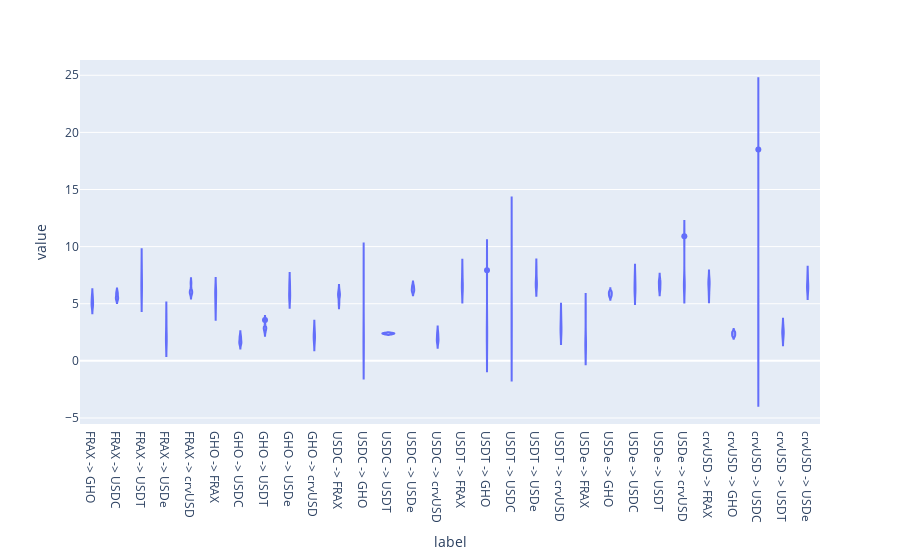

Notebook code for this chart:
### Code cell
spread_df = df.groupby(["label", "sell_amount_norm"]).agg(
    buy_amount_price_min=("buy_amount_price", "min"),
    buy_amount_price_max=("buy_amount_price", "max"),
    min_buy_amount_price_min=("min_buy_amount_price", "min"),
    min_buy_amount_price_max=("min_buy_amount_price", "max"),
)
spread_df["buy_amount_spread_bps"] = 10_000 * (
    (spread_df["buy_amount_price_max"] - spread_df["buy_amount_price_min"]) / spread_df["buy_amount_price_min"]
)
spread_df["min_buy_amount_spread_bps"] = 10_000 * (
    (spread_df["min_buy_amount_price_max"] - spread_df["min_buy_amount_price_min"])
    / spread_df["min_buy_amount_price_min"]
)
spreads = (
    spread_df[["buy_amount_spread_bps", "min_buy_amount_spread_bps"]]
    .reset_index()
    .pivot(index="sell_amount_norm", columns="label", values="buy_amount_spread_bps")
)
px.violin(spreads)

### Figure 1 — Plotly figure (JSON) as saved in the notebook; plotly's stock layout.template omitted (floating-point values rounded to 4 significant figures; data arrays with more than 128 entries replaced by an {"elided": "..."} marker saying what was removed)
{"data": [{"alignmentgroup": "True", "box": {"visible": false}, "hovertemplate": "label=%{x}<br>value=%{y}<extra></extra>", "legendgroup": "", "marker": {"color": "#636efa"}, "name": "", "offsetgroup": "", "orientation": "v", "scalegroup": "True", "showlegend": false, "type": "violin", "x": {"elided": "150 str values"}, "x0": " ", "xaxis": "x", "y": {"elided": "150 float values"}, "y0": " ", "yaxis": "y"}], "layout": {"legend": {"tracegroupgap": 0}, "margin": {"t": 60}, "violinmode": "group", "xaxis": {"anchor": "y", "domain": [0, 1], "title": {"text": "label"}}, "yaxis": {"anchor": "x", "domain": [0, 1], "title": {"text": "value"}}}}
